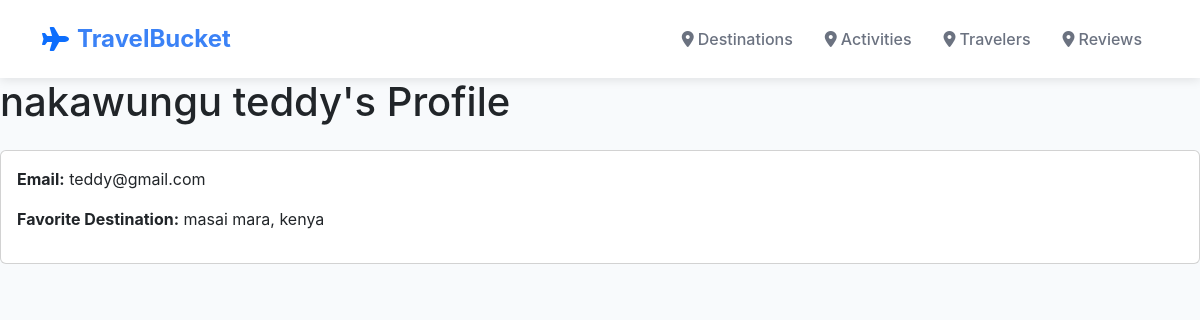
The app's page /travelers/2/ with its own data.
### explorer/models.py (models this page shows, shortened)
class Traveler(models.Model):
    name = models.CharField(max_length=100)
    email = models.EmailField()
    favorite_destination = models.ForeignKey(Destination, on_delete=models.SET_NULL, null=True, blank=True)

class Destination(models.Model):
    name = models.CharField(max_length=100)
    country = models.CharField(max_length=100)
    description = models.TextField()
    best_season = models.CharField(max_length=50)
    image = models.ImageField(upload_to='destinations/', null=True, blank=True)

### explorer/views.py (the view)
# urls.py: path('travelers/<int:traveler_id>/', views.traveler_profile, name='traveler_profile'),
def traveler_profile(request, traveler_id):
    traveler = get_object_or_404(Traveler, pk=traveler_id)
    return render(request, 'explorer/traveler_profile.html', {'traveler': traveler})

### explorer/templates/explorer/traveler_profile.html (shortened to what this page needs)
{% extends 'explorer/base.html' %}
{% block content %}
<h1 class="mb-4">{{ traveler.name }}'s Profile</h1>
<div class="card">
    <div class="card-body">
        <p><strong>Email:</strong> {{ traveler.email }}</p>
        <p><strong>Favorite Destination:</strong> {% if traveler.favorite_destination %}{{ traveler.favorite_destination.name }}, {{ traveler.favorite_destination.country }}{% else %}None selected{% endif %}</p>
    </div>
</div>
{% endblock %}

### explorer/templates/explorer/base.html (style rules this page uses)
:root { --primary-blue: #3b82f6; --secondary-blue: #1e40af; --light-blue: #e0f2fe; --text-gray: #6b7280; --dark-gray: #374151; }
body { font-family: -apple-system, BlinkMacSystemFont, 'Segoe UI', Roboto, sans-serif; background-color: #f8fafc; }

### records on screen
Traveler: name "nakawungu teddy", email "teddy@gmail.com", favorite_destination.name "masai mara", favorite_destination.country "kenya"
